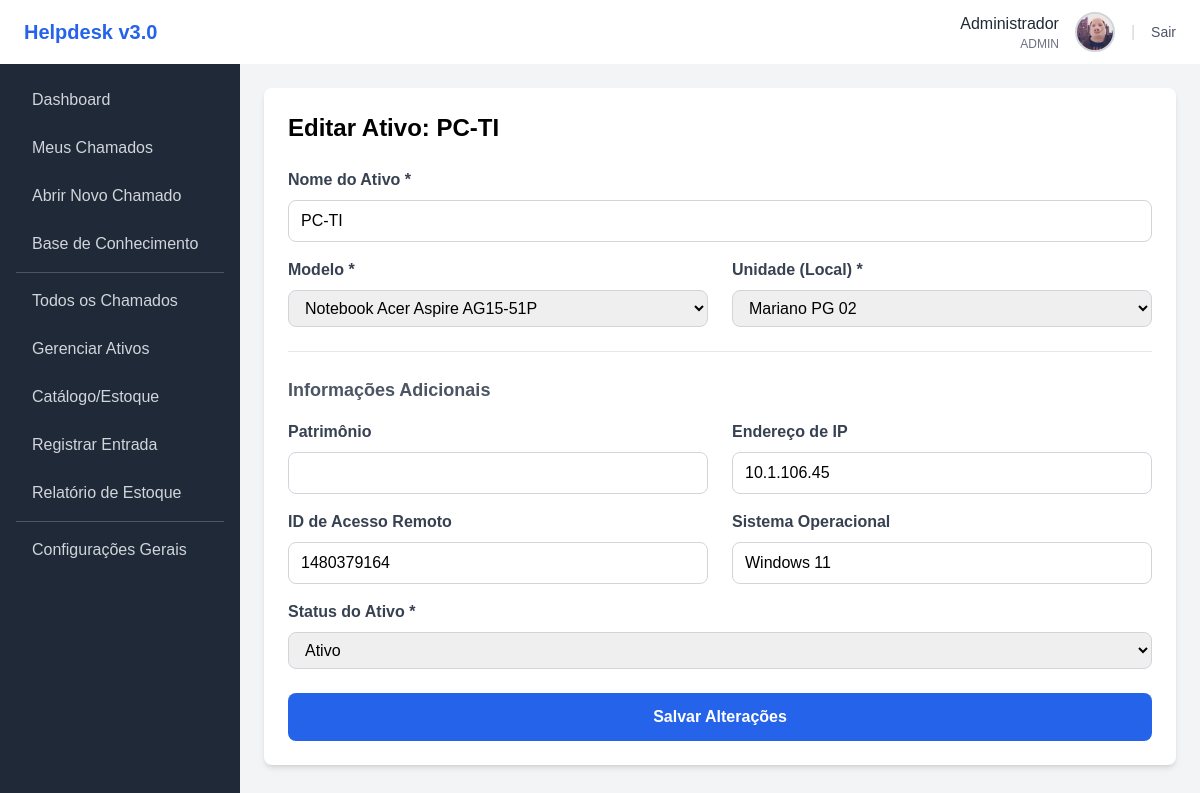
The page /ativos/editar.php?id=1 (signed in) on the database its author committed.
### tables this page shows
CREATE TABLE `ativos` (
  `id_ativo` int(11) NOT NULL,
  `modelo_id` int(11) NOT NULL COMMENT 'O que ele é (do catálogo)',
  `unidade_id` int(11) NOT NULL COMMENT 'Onde ele está fisicamente',
  `nome_ativo` varchar(100) NOT NULL COMMENT 'Ex: PDV-01, PC-FINANCEIRO-02',
  `patrimonio` varchar(50) DEFAULT NULL,
  `ip_address` varchar(45) DEFAULT NULL,
  `remote_id` varchar(50) DEFAULT NULL COMMENT 'AnyDesk, TeamViewer',
  `operating_system` varchar(50) DEFAULT NULL,
  `status_ativo` varchar(50) NOT NULL DEFAULT 'Ativo' COMMENT 'Ativo, Manutenção, Baixado'
);

CREATE TABLE `catalogo_modelos` (
  `id_modelo` int(11) NOT NULL,
  `nome` varchar(100) NOT NULL COMMENT 'Ex: PC Dell Vostro, Impressora HP 107w, Toner HP 105A',
  `categoria_ativo_id` int(11) DEFAULT NULL,
  `quantidade_em_estoque` int(11) NOT NULL DEFAULT 0,
  `estoque_minimo` int(11) NOT NULL DEFAULT 0
);

CREATE TABLE `unidades` (
  `id_unidade` int(11) NOT NULL,
  `nome_unidade` varchar(100) NOT NULL COMMENT 'Ex: Supermercado Matriz, Posto Centro'
);

### ativos/editar.php (the view, shortened to what this page needs)
<?php
require_once '../includes/header.php';
$id_ativo = (int)$_GET['id'];
$stmt_ativo = $pdo->prepare("SELECT * FROM ativos WHERE id_ativo = ?");
$stmt_ativo->execute([$id_ativo]);
$ativo = $stmt_ativo->fetch();
$sql_modelos = "SELECT
                    m.id_modelo,
                    m.nome
                FROM catalogo_modelos m
                JOIN categorias_ativo cat ON m.categoria_ativo_id = cat.id_categoria_ativo
                WHERE cat.controla_estoque = false
                ORDER BY m.nome";
$stmt_modelos = $pdo->query($sql_modelos);
$lista_modelos = $stmt_modelos->fetchAll();
$sql_unidades = "SELECT id_unidade, nome_unidade FROM unidades ORDER BY nome_unidade";
$stmt_unidades = $pdo->query($sql_unidades);
$lista_unidades = $stmt_unidades->fetchAll();
?>
<div class="bg-white shadow-md rounded-lg p-6">
    <h2 class="text-2xl font-bold mb-6">Editar Ativo: <?= htmlspecialchars($ativo['nome_ativo']) ?></h2>
    <form action="processar.php" method="POST">
        <div class="mb-4">
            <label for="nome_ativo" class="block text-gray-700 font-semibold mb-2">Nome do Ativo *</label>
            <input type="text" id="nome_ativo" name="nome_ativo"
                   class="w-full px-3 py-2 border border-gray-300 rounded-lg focus:outline-none focus:border-blue-500"
                   value="<?= htmlspecialchars($ativo['nome_ativo']) ?>" required>
        </div>
        <div class="grid grid-cols-1 md:grid-cols-2 gap-6 mb-4">
            <div>
                <label for="modelo_id" class="block text-gray-700 font-semibold mb-2">Modelo *</label>
                <select id="modelo_id" name="modelo_id"
                        class="w-full px-3 py-2 border border-gray-300 rounded-lg focus:outline-none focus:border-blue-500" required>
                    <?php foreach ($lista_modelos as $modelo): ?>
                        <option value="<?= $modelo['id_modelo'] ?>" <?= ($modelo['id_modelo'] == $ativo['modelo_id']) ? 'selected' : '' ?>>
                            <?= htmlspecialchars($modelo['nome']) ?>
                        </option>
                    <?php endforeach; ?>
                </select>
            </div>
            <div>
                <label for="unidade_id" class="block text-gray-700 font-semibold mb-2">Unidade (Local) *</label>
                <select id="unidade_id" name="unidade_id"
                        class="w-full px-3 py-2 border border-gray-300 rounded-lg focus:outline-none focus:border-blue-500" required>
                    <?php foreach ($lista_unidades as $unidade): ?>
                        <option value="<?= $unidade['id_unidade'] ?>" <?= ($unidade['id_unidade'] == $ativo['unidade_id']) ? 'selected' : '' ?>>
                            <?= htmlspecialchars($unidade['nome_unidade']) ?>
                        </option>
                    <?php endforeach; ?>
                </select>
            </div>
        </div>
        <hr class="my-6">
        <h3 class="text-lg font-semibold text-gray-600 mb-4">Informações Adicionais</h3>
        <div class="grid grid-cols-1 md:grid-cols-2 gap-6 mb-4">
            <div>
                <label for="patrimonio" class="block text-gray-700 font-semibold mb-2">Patrimônio</label>
                <input type="text" id="patrimonio" name="patrimonio"
                       class="w-full px-3 py-2 border border-gray-300 rounded-lg focus:outline-none focus:border-blue-500"
                       value="<?= htmlspecialchars($ativo['patrimonio'] ?? '') ?>">
            </div>
            <div>
                <label for="ip_address" class="block text-gray-700 font-semibold mb-2">Endereço de IP</label>
                <input type="text" id="ip_address" name="ip_address"
                       class="w-full px-3 py-2 border border-gray-300 rounded-lg focus:outline-none focus:border-blue-500"
                       value="<?= htmlspecialchars($ativo['ip_address'] ?? '') ?>">
            </div>
        </div>
        <div class="grid grid-cols-1 md:grid-cols-2 gap-6 mb-4">
            <div>
                <label for="remote_id" class="block text-gray-700 font-semibold mb-2">ID de Acesso Remoto</label>
                <input type="text" id="remote_id" name="remote_id"
                       class="w-full px-3 py-2 border border-gray-300 rounded-lg focus:outline-none focus:border-blue-500"
                       value="<?= htmlspecialchars($ativo['remote_id'] ?? '') ?>">
            </div>
            <div>
                <label for="operating_system" class="block text-gray-700 font-semibold mb-2">Sistema Operacional</label>
                <input type="text" id="operating_system" name="operating_system"
                       class="w-full px-3 py-2 border border-gray-300 rounded-lg focus:outline-none focus:border-blue-500"
                       value="<?= htmlspecialchars($ativo['operating_system'] ?? '') ?>">
            </div>
        </div>
        <div class="mb-6">
            <label for="status_ativo" class="block text-gray-700 font-semibold mb-2">Status do Ativo *</label>
            <select id="status_ativo" name="status_ativo"
                    class="w-full px-3 py-2 border border-gray-300 rounded-lg focus:outline-none focus:border-blue-500" required>
                <option value="Ativo" <?= ($ativo['status_ativo'] == 'Ativo') ? 'selected' : '' ?>>Ativo</option>
            </select>
        </div>
        <div class="mt-6">
            <button type="submit"
                    class="w-full bg-blue-600 text-white font-bold py-3 px-4 rounded-lg hover:bg-blue-700 transition duration-300">
                Salvar Alterações
            </button>
        </div>
    </form>
</div>
<?php
require_once '../includes/footer.php';
?>

### includes/header.php (style rules this page uses)
body { font-family: Arial, sans-serif; }

### rows shown on the page
ativos: nome_ativo "PC-TI", modelo_id "Notebook Acer Aspire AG15-51P", unidade_id "Mariano PG 02", ip_address "10.1.106.45", remote_id "1480379164", operating_system "Windows 11", status_ativo "Ativo"

### other values the page prints
$usuario_nome_logado "Administrador"
$usuario_role_logado "ADMIN"
